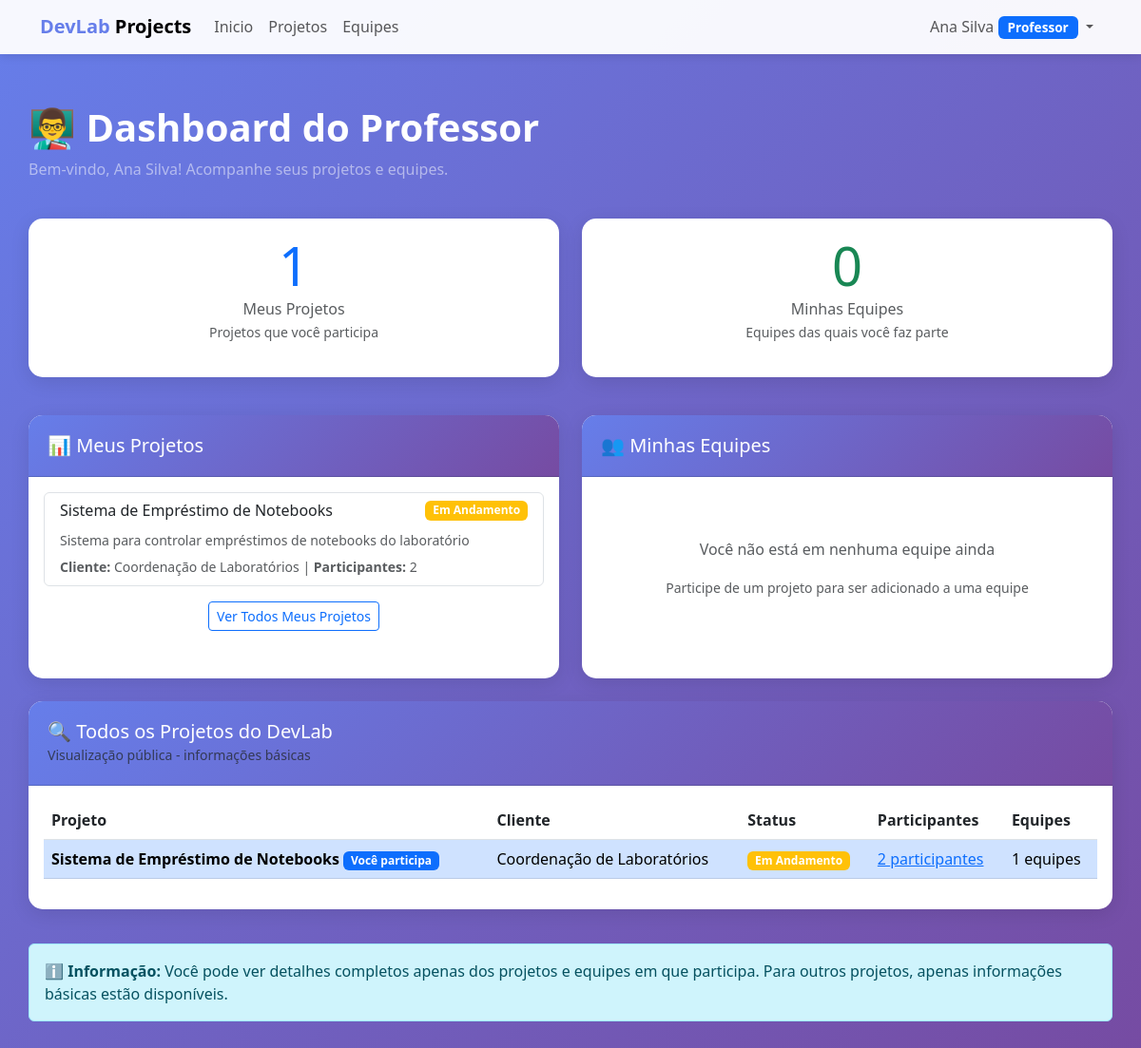
/professor/ (signed in), run on an earlier commit of the app's database.
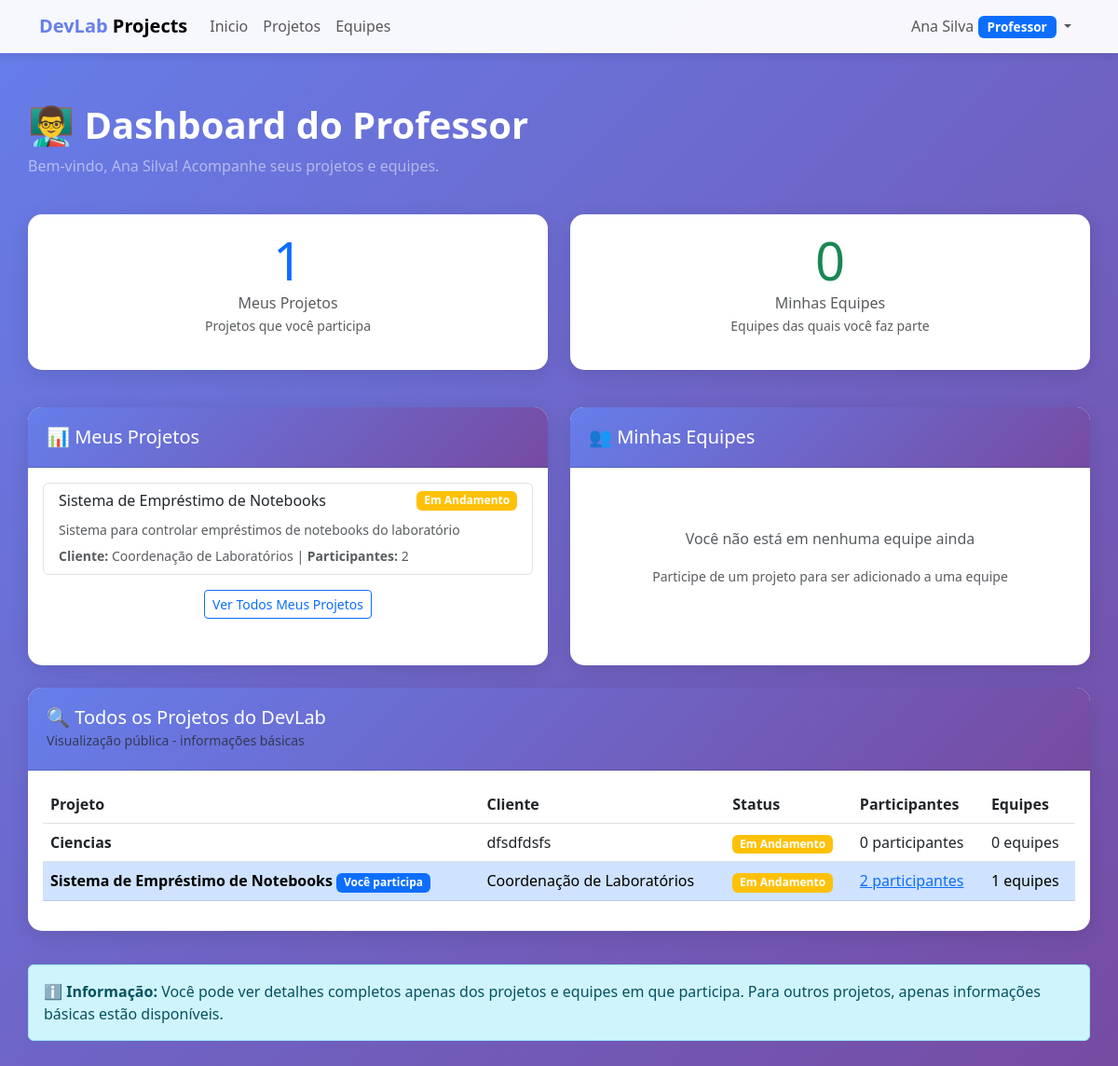
And on a later commit of the database.
### meuapp/models.py (models this page shows, shortened)
class Projeto(models.Model):
    STATUS_CHOICES = [
        ('planejado', 'Planejado'),
        ('andamento', 'Em Andamento'),
        ('concluido', 'Concluído'),
    ]
    titulo = models.CharField(max_length=200)
    descricao = models.TextField()
    cliente = models.CharField(max_length=200)
    status = models.CharField(max_length=20, choices=STATUS_CHOICES, default='planejado')
    data_inicio = models.DateField()
    data_fim_prevista = models.DateField()
    participantes = models.ManyToManyField(Usuario, through='ParticipacaoProjeto', related_name='projetos_participando')
    criado_em = models.DateTimeField(auto_now_add=True)
    atualizado_em = models.DateTimeField(auto_now=True)
    class Meta:
        verbose_name = 'Projeto'
        verbose_name_plural = 'Projetos'
        ordering = ['-criado_em']
    def total_participantes(self):
        return self.membros_por_equipes().count()
    def membros_por_equipes(self):
        return Usuario.objects.filter(equipes_participando__projeto=self).distinct()
    def total_equipes(self):
        return self.equipes.count()

### meuapp/views.py (the view)
# urls.py: path('professor/', views.professor_dashboard, name='professor_dashboard'),
@login_required
@user_passes_test(is_professor)
def professor_dashboard(request):
    meus_projetos = request.user.projetos_participando.all()
    minhas_equipes = request.user.equipes_participando.all()
    todos_projetos = Projeto.objects.all()
    context = {
        'meus_projetos': meus_projetos,
        'minhas_equipes': minhas_equipes,
        'todos_projetos': todos_projetos,
    }
    return render(request, 'professor.html', context)

### meuapp/views.py (called while the page is built)
def is_professor(user):
    return user.is_authenticated and user.tipo == 'professor'

### meuapp/templates/professor.html (shortened to what the changed rows need)
{% extends 'base.html' %}
{% block content %}
<div class="row mb-4">
    <div class="col-12">
        <h1 class="text-white mb-2">
            <strong>👨‍🏫 Dashboard do Professor</strong>
        </h1>
    </div>
</div>
<div class="row mb-4">
    <div class="col-md-6 mb-3">
        <div class="card text-center h-100">
            <div class="card-body">
                <h1 class="display-4 text-primary mb-0">{{ meus_projetos.count }}</h1>
            </div>
        </div>
    </div>
    <div class="col-md-6 mb-3">
        <div class="card text-center h-100">
            <div class="card-body">
                <h1 class="display-4 text-success mb-0">{{ minhas_equipes.count }}</h1>
            </div>
        </div>
    </div>
</div>
<div class="row">
    <div class="col-md-6 mb-4">
        <div class="card h-100">
            <div class="card-body">
                {% if meus_projetos %}
                    <div class="list-group">
                        {% for projeto in meus_projetos %}
                        <a href="{% url 'projeto_detalhes' projeto.pk %}"
                           class="list-group-item list-group-item-action">
                            <div class="d-flex w-100 justify-content-between align-items-center mb-2">
                                <h6 class="mb-0">{{ projeto.titulo }}</h6>
                                <span class="badge bg-{% if projeto.status == 'concluido' %}success{% elif projeto.status == 'andamento' %}warning{% else %}secondary{% endif %}">
                                    {{ projeto.get_status_display }}
                                </span>
                            </div>
                            <p class="mb-1 text-muted"><small>{{ projeto.descricao|truncatewords:15 }}</small></p>
                            <small class="text-muted">
                                <strong>Cliente:</strong> {{ projeto.cliente }} |
                                <strong>Participantes:</strong> {{ projeto.total_participantes }}
                            </small>
                        </a>
                        {% endfor %}
                    </div>
                {% else %}
                    <div class="text-center py-5">
                        <p class="text-muted">Você ainda não está participando de nenhum projeto</p>
                        <small class="text-muted">Entre em contato com o coordenador para ser adicionado a um projeto</small>
                    </div>
                {% endif %}
            </div>
        </div>
    </div>
</div>
<div class="row">
    <div class="col-12">
        <div class="card">
            <div class="card-body">
                {% if todos_projetos %}
                    <div class="table-responsive">
                        <table class="table table-hover">
                            <thead>
                                <tr>
                                    <th>Projeto</th>
                                    <th>Cliente</th>
                                    <th>Status</th>
                                    <th>Participantes</th>
                                    <th>Equipes</th>
                                </tr>
                            </thead>
                            <tbody>
                                {% for projeto in todos_projetos %}
                                <tr {% if projeto in meus_projetos %}class="table-primary"{% endif %}>
                                    <td>
                                        <strong>{{ projeto.titulo }}</strong>
                                        {% if projeto in meus_projetos %}
                                            <span class="badge bg-primary">Você participa</span>
                                        {% endif %}
                                    </td>
                                    <td>{{ projeto.cliente }}</td>
                                    <td>
                                        <span class="badge bg-{% if projeto.status == 'concluido' %}success{% elif projeto.status == 'andamento' %}warning{% else %}secondary{% endif %}">
                                            {{ projeto.get_status_display }}
                                        </span>
                                    </td>
                                    <td>
                                        {% if projeto in meus_projetos %}
                                            <a href="{% url 'projeto_detalhes' projeto.pk %}">
                                                {{ projeto.total_participantes }} participantes
                                            </a>
                                        {% else %}
                                            {{ projeto.total_participantes }} participantes
                                        {% endif %}
                                    </td>
                                    <td>{{ projeto.total_equipes }} equipes</td>
                                </tr>
                                {% endfor %}
                            </tbody>
                        </table>
                    </div>
                {% else %}
                    <p class="text-muted text-center py-5">Nenhum projeto disponível no momento</p>
                {% endif %}
            </div>
        </div>
    </div>
</div>
{% endblock %}

What changed in the data, as far as the page shows it:
added Projeto: titulo "Ciencias", cliente "dfsdfdsfs", status "Em Andamento", total_participantes "0", total_equipes "0", shown under "🔍 Todos os Projetos do DevLab"
